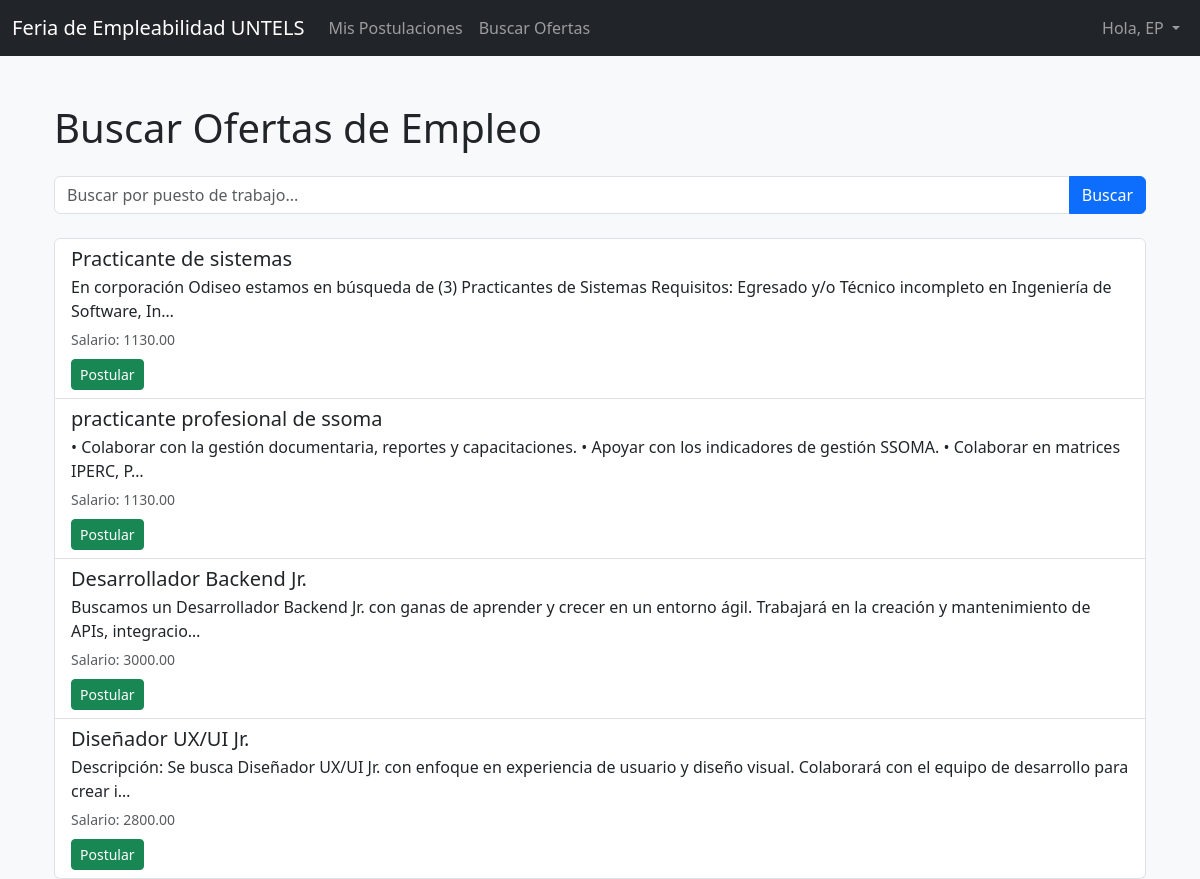
/search-jobs/ (signed in), run on the app's committed database.
### recruiter_app/models.py (models this page shows, shortened)
class CustomUser(AbstractUser):
    is_company = models.BooleanField(default=False)

class JobPosting(models.Model):
    recruiter = models.ForeignKey('recruiter_app.CustomUser', on_delete=models.CASCADE)
    title = models.CharField(max_length=200)
    description = models.TextField()
    salary = models.DecimalField(max_digits=10, decimal_places=2)
    min_education = models.CharField(max_length=100)
    created_at = models.DateTimeField(auto_now_add=True)

### recruiter_app/views.py (the view)
# urls.py: path('search-jobs/', views.search_jobs, name='search_jobs'),
@login_required
def search_jobs(request):
    query = request.GET.get('q')
    jobs = JobPosting.objects.all()
    if query:
        jobs = jobs.filter(Q(title__icontains=query) | Q(description__icontains=query))
    context = {
        'jobs': jobs,
        'query': query,
    }
    return render(request, 'recruiter_app/search_jobs.html', context)

### recruiter_app/templates/recruiter_app/search_jobs.html (shortened to what this page needs)
{% extends 'base.html' %}
{% block content %}
<div class="container mt-5">
    <h1 class="mb-4">Buscar Ofertas de Empleo</h1>
    <form method="get" class="mb-4">
        <div class="input-group">
            <input type="text" class="form-control" name="q" placeholder="Buscar por puesto de trabajo..." {% if query %}value="{{ query }}"{% endif %}>
            <button class="btn btn-primary" type="submit">Buscar</button>
        </div>
    </form>
    <div class="list-group">
        {% for job in jobs %}
            <div class="list-group-item">
                <h5 class="mb-1">{{ job.title }}</h5>
                <p class="mb-1">{{ job.description|truncatechars:150 }}</p>
                <small class="text-muted">Salario: {{ job.salary }}</small>
                <br>
                <a href="{% url 'apply_to_job' job.id %}" class="btn btn-sm btn-success mt-2">Postular</a>
            </div>
        {% empty %}
            <div class="alert alert-warning" role="alert">
                No se encontraron ofertas que coincidan con tu búsqueda.
            </div>
        {% endfor %}
    </div>
</div>
{% endblock %}

### recruiter_app/templates/base.html (shortened to what this page needs)
<!doctype html>
<html lang="es">
<head>
    <link href="https://cdn.jsdelivr.net/npm/bootstrap@5.3.0/dist/css/bootstrap.min.css" rel="stylesheet">
</head>
<body>
    <nav class="navbar navbar-expand-lg navbar-dark bg-dark">
        <div class="container-fluid">
            {% if user.is_authenticated %}
                <a class="navbar-brand" href="{% url 'dashboard' %}">Feria de Empleabilidad UNTELS</a>
            {% else %}
                <a class="navbar-brand" href="{% url 'home' %}">Feria de Empleabilidad UNTELS</a>
            {% endif %}
            <div class="collapse navbar-collapse" id="navbarNav">
                <ul class="navbar-nav me-auto mb-2 mb-lg-0">
                    {% if user.is_authenticated %}
                        {% if user.is_company %}
                            <li class="nav-item">
                                <a class="nav-link" href="{% url 'list_jobs' %}">Mis Ofertas</a>
                            </li>
                            <li class="nav-item">
                                <a class="nav-link" href="{% url 'received_applications' %}">Postulaciones Recibidas</a>
                            </li>
                        {% else %}
                            <li class="nav-item">
                                <a class="nav-link" href="{% url 'my_applications' %}">Mis Postulaciones</a>
                            </li>
                            <li class="nav-item">
                                <a class="nav-link" href="{% url 'search_jobs' %}">Buscar Ofertas</a>
                            </li>
                        {% endif %}
                    {% endif %}
                </ul>
                <ul class="navbar-nav">
                    {% if user.is_authenticated %}
                        <li class="nav-item dropdown">
                            <a class="nav-link dropdown-toggle" href="#" id="navbarDropdown" role="button" data-bs-toggle="dropdown" aria-expanded="false">
                                Hola, {{ user.username }}
                            </a>
                        </li>
                    {% endif %}
                </ul>
            </div>
        </div>
    </nav>
    <div class="container mt-4">
        {% block content %}
        {% endblock %}
    </div>
</body>
</html>

### recruiter_app/templates/base.html (style rules this page uses)
html, body { height: 100%; }
body { background-color: #f8f9fa; }

### data on the page
CustomUser: username "EP"
JobPosting: title "Practicante de sistemas", description "En corporación Odiseo estamos en búsqueda de (3) Practicantes de Sistemas Requisitos: Egresado y/o Técnico incompleto en Ingeniería de Software, In…", salary "1130.00"
JobPosting: title "practicante profesional de ssoma", description "• Colaborar con la gestión documentaria, reportes y capacitaciones. • Apoyar con los indicadores de gestión SSOMA. • Colaborar en matrices IPERC, P…", salary "1130.00"
JobPosting: title "Desarrollador Backend Jr.", description "Buscamos un Desarrollador Backend Jr. con ganas de aprender y crecer en un entorno ágil. Trabajará en la creación y mantenimiento de APIs, integracio…", salary "3000.00"
JobPosting: title "Diseñador UX/UI Jr.", description "Descripción: Se busca Diseñador UX/UI Jr. con enfoque en experiencia de usuario y diseño visual. Colaborará con el equipo de desarrollo para crear i…", salary "2800.00"
